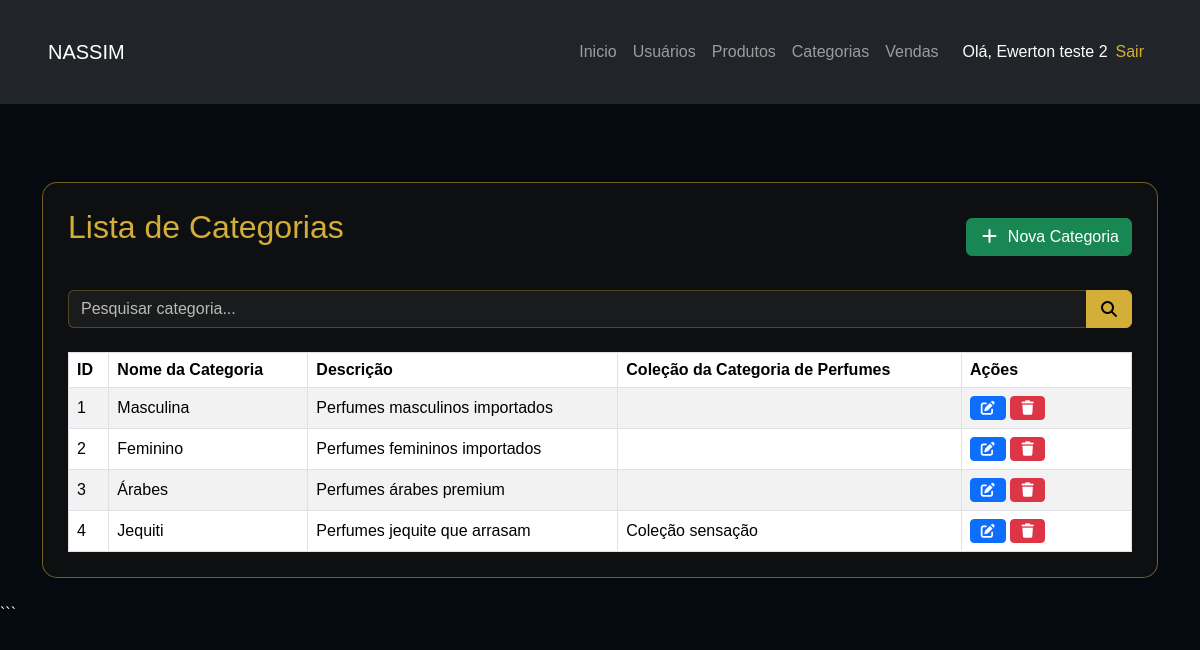
The page /site_admin/categoria/categoriaList.php (signed in) on the database its author committed.
### tables this page shows
CREATE TABLE IF NOT EXISTS `categorias` (
  `id` int NOT NULL AUTO_INCREMENT,
  `nome` varchar(100) DEFAULT NULL,
  `descricao` text,
  `colecaoperfume` varchar(50) DEFAULT NULL,
  PRIMARY KEY (`id`)
);

### site_admin/database/db.class.php (called while the page is built, shortened)
<?php
class db
{
    private $host = 'localhost';
    private $user = 'root';
    private $password = '';
    private $port = '3306';
    private $dbname = 'nassim_db';
    private $table_name;
    private $conn;
    public function __construct($table_name)
    {
        $this->table_name = $table_name;
        $this->conn = $this->connect();
    }
    private function connect()
    {
        try {
            return new PDO(
                "mysql:host=$this->host;dbname=$this->dbname;port=$this->port;charset=utf8",
                $this->user,
                $this->password,
                [
                    PDO::ATTR_ERRMODE => PDO::ERRMODE_EXCEPTION
                ]
            );
        } catch (PDOException $e) {
            die('Erro na conexão: ' . $e->getMessage());
        }
    }
    public function all()
    {
        $sql = "SELECT * FROM $this->table_name";
        $st = $this->conn->prepare($sql);
        $st->execute();
        return $st->fetchAll(PDO::FETCH_OBJ);
    }
}

### site_admin/categoria/categoriaList.php (the view, shortened to what this page needs)
<?php
include '../../header.php';
include_once "../database/db.class.php";
$db = new db('categorias');
$categorias = $db->all();
?>
<div class="list-crud">
    <div class="d-flex justify-content-between align-items-center mb-4">
        <h2>Lista de Categorias</h2>
        <a href="categoriaForm.php" class="btn btn-success">
            <i class="fa-solid fa-plus me-1"></i>
            Nova Categoria
        </a>
    </div>
    <form class="mb-4">
        <div class="input-group">
            <input
                type="text"
                id="pesquisa"
                class="form-control"
                placeholder="Pesquisar categoria...">
            <button type="button" class="btn btn-warning">
                <i class="fa-solid fa-magnifying-glass"></i>
            </button>
        </div>
    </form>
    <div class="table-responsive">
        <table class="table table-striped table-hover table-bordered" id="tabelaCategorias">
            <thead>
                <tr>
                    <th>ID</th>
                    <th>Nome da Categoria</th>
                    <th>Descrição</th>
                    <th>Coleção da Categoria de Perfumes</th>
                    <th width="170">Ações</th>
                </tr>
            </thead>
            <tbody>
                <?php foreach ($categorias as $categoria): ?>
                    <tr>
                        <td><?= $categoria->id ?></td>
                        <td><?= $categoria->nome ?></td>
                        <td><?= $categoria->descricao ?></td>
                        <td><?= $categoria->colecaoperfume ?></td>
                        <td>
                            <a href="categoriaForm.php?id=<?= $categoria->id ?>"
                                class="btn btn-primary btn-sm">
                                <i class="fa-solid fa-pen-to-square"></i>
                            </a>
                            <a href="?delete=<?= $categoria->id ?>"
                                class="btn btn-danger btn-sm"
                                onclick="return confirm('Deseja excluir esta categoria?')">
                                <i class="fa-solid fa-trash"></i>
                            </a>
                        </td>
                    </tr>
                <?php endforeach; ?>
            </tbody>
        </table>
    </div>
</div>
<?php include '../../footer.php'; ?>

### assets/css/style.css (style rules this page uses)
h1,h2,h3,h4,h5 { color: #d4af37; }
.btn-warning { background-color: #d4af37; border-color: #d4af37; color: #000; font-weight: bold; }
a { text-decoration: none; }
.list-crud { background: rgba(17, 17, 17, .85); border-radius: 15px; border: 1px solid rgba(212, 175, 55, .5); padding: 25px; margin-top: 30px; }
.list-crud h2 { color: #d4af37; margin-bottom: 20px; }
.list-crud .table { color: white; margin-bottom: 0; }
.list-crud .table thead { background: #d4af37; color: #000; }
.list-crud .table td, .list-crud .table th { vertical-align: middle; }
.list-crud .table-striped>tbody>tr:nth-of-type(odd) { background: rgba(255, 255, 255, .03); }
.list-crud .form-control { background: rgba(255, 255, 255, .05); border: 1px solid rgba(212, 175, 55, .3); color: white; }
.list-crud .form-control::placeholder { color: #bbb; }

### rows shown on the page
categorias: id "1", nome "Masculina", descricao "Perfumes masculinos importados"
categorias: id "2", nome "Feminino", descricao "Perfumes femininos importados"
categorias: id "3", nome "Árabes", descricao "Perfumes árabes premium"
categorias: id "4", nome "Jequiti", descricao "Perfumes jequite que arrasam", colecaoperfume "Coleção sensação"

### other values the page prints
$_SESSION['usuario_nome'] "Ewerton teste 2"
